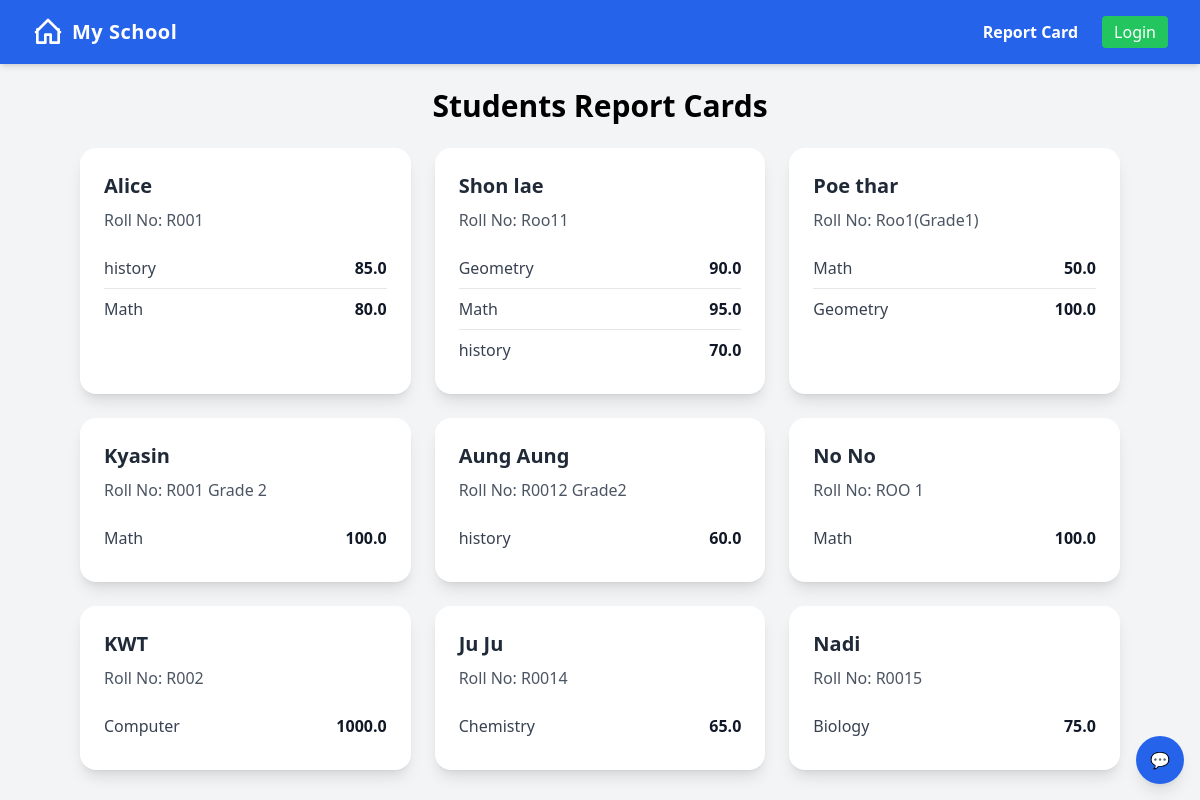
Before: /report-card/ with the older database file.
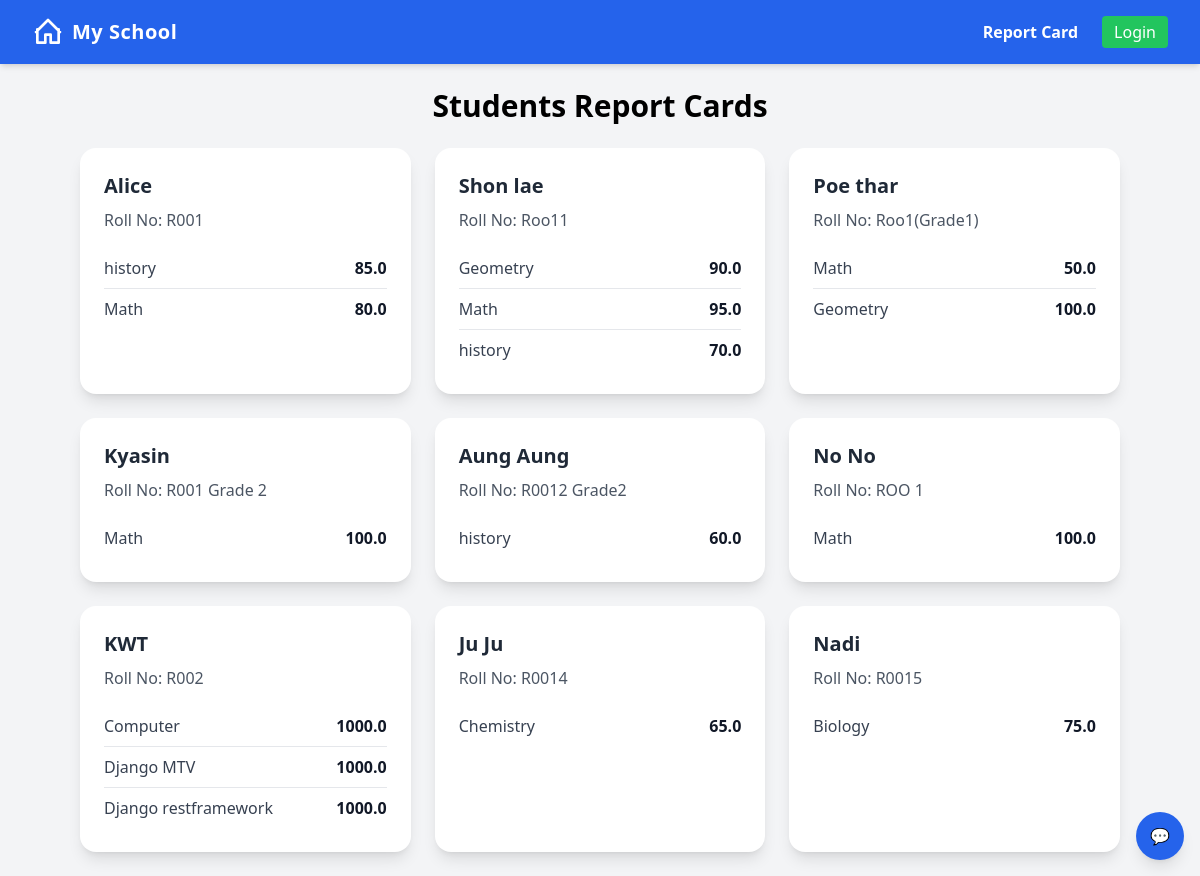
After: the same page with the newer database file.
### myapp/models.py (models this page shows, shortened)
class Student(models.Model):
    name = models.CharField(max_length=100)
    roll_number = models.CharField(max_length=20, unique=True)

class Mark(models.Model):
    student = models.ForeignKey(Student, on_delete=models.CASCADE)
    subject = models.ForeignKey(Subject, on_delete=models.CASCADE)
    marks_obtained = models.FloatField()

class Subject(models.Model):
    name = models.CharField(max_length=100, unique=True)

### myapp/views.py (the view)
# urls.py: path('report-card/', views.report_card, name='report_card'),
def report_card(request):
    students = Student.objects.prefetch_related('mark_set__subject')
    return render(request, "myapp/report_card.html", {"students": students})

### myapp/templates/myapp/report_card.html (shortened to what this page needs)
{% extends 'myapp/base.html' %}
{% block content %}
<h1 class="text-2xl sm:text-3xl font-bold mb-6 text-center">Students Report Cards</h1>
<div class="grid grid-cols-1 sm:grid-cols-2 lg:grid-cols-3 gap-6 px-4 sm:px-8">
    {% for student in students %}
    <div class="bg-white shadow-lg rounded-2xl p-4 sm:p-6 w-full max-w-sm mx-auto">
        <h2 class="text-lg sm:text-xl font-semibold mb-2 text-gray-800">{{ student.name }}</h2>
        <p class="text-gray-600 mb-4 text-sm sm:text-base">Roll No: {{ student.roll_number }}</p>
        <ul class="divide-y divide-gray-200">
            {% for mark in student.mark_set.all %}
            <li class="py-2 flex justify-between text-sm sm:text-base">
                <span class="text-gray-700">{{ mark.subject.name }}</span>
                <span class="font-bold text-gray-900">{{ mark.marks_obtained }}</span>
            </li>
            {% empty %}
            <li class="py-2 text-gray-500 text-center text-sm sm:text-base">No marks available</li>
            {% endfor %}
        </ul>
    </div>
    {% empty %}
    <p class="col-span-full text-center text-gray-500 text-lg">No students or marks added yet.</p>
    {% endfor %}
</div>
{% endblock %}

Changed rows visible on the page:
added Mark: subject.name "Django MTV", marks_obtained "1000.0", shown under Student "KWT"
added Mark: subject.name "Django restframework", marks_obtained "1000.0", shown under Student "KWT"
